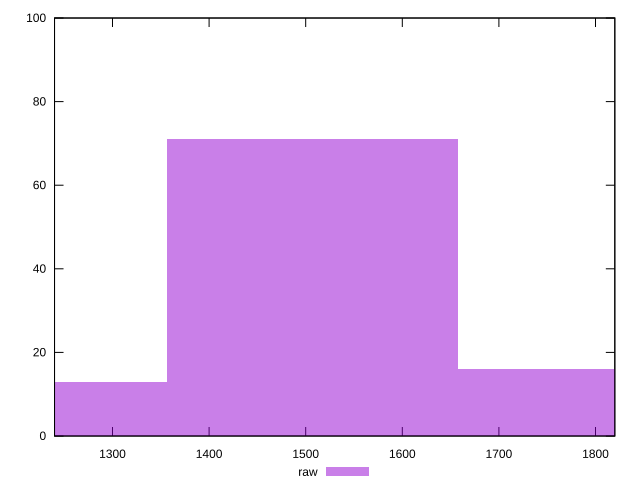

The script that saved this image:
reset

$raw <<EOF
1808.1756639804303 16
1506.8130533170254 71
1205.4504426536203 13
EOF

set key outside below
set boxwidth 301.36261066340506
set xrange [1240:1820]
set yrange [0:100]
set trange [0:100]
set style fill transparent solid 0.5 noborder
set terminal svg size 640, 490 enhanced background rgb 'white'
set output "report_00013_2021-02-09T12-04-24.940Z/uses-text-compression/samples/pages+cached+noadtech+nomedia+nocss/raw/histogram.svg"

plot $raw title "raw" with boxes

reset
